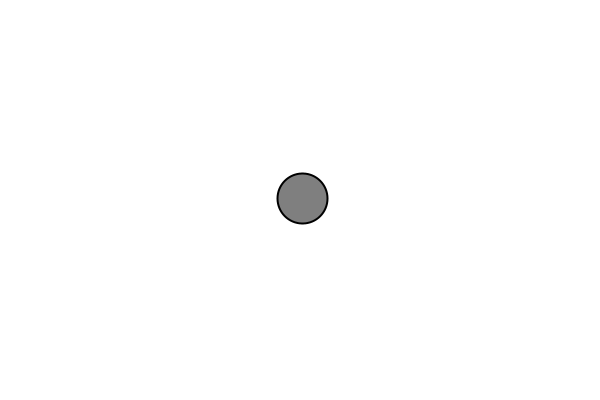
Frame 1 (no input)
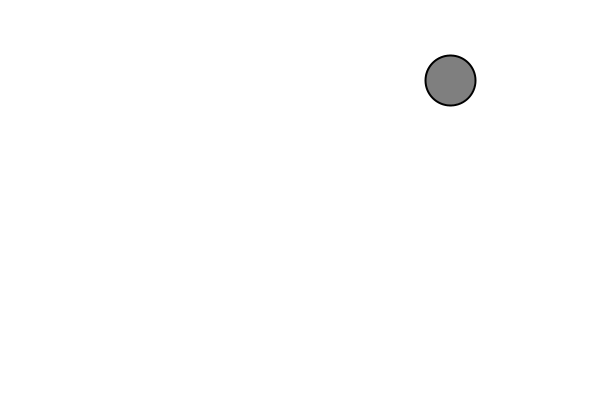
Frame 60 (the mouse pressed at the canvas centre just before this capture)
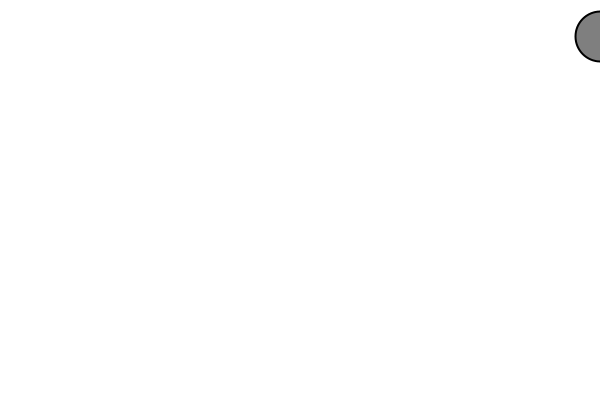
Frame 120 (the mouse held since frame 60 and released just before this capture)

The Processing sketch that drew these frames (run headless with seeded random() and noise(); from frame 60 on, the mouse is pressed at the canvas centre):

// Processing sketch: DS_2D_PVector_9_18_19
// ── DS_2D_PVector_9_18_19.pde
Ball b; 

void setup() {
  size(600, 400);
  b= new Ball();
}
void draw() {
  background(255);
  b.move();
  b.bounce();
  b.display();
}

// ── Ball.pde
class Ball {
  PVector location;
  PVector velocity;

  Ball() {
    location = new PVector(width/2, height/2);
    velocity = new PVector(2.5, -2);
  }

  void move() {
    location = location.add(velocity);
  }

  void bounce() {
    if (location.x > width || location.x < 0) {
      velocity.x = velocity.x * -1;
    }
    if (location.y > height || location.y < 0) {
      velocity.y = velocity.y * -1;
    }
  }

  void display() {
    stroke(0);
    strokeWeight(2);
    fill(127);
    ellipse(location.x, location.y, 50, 50);
  }
}
